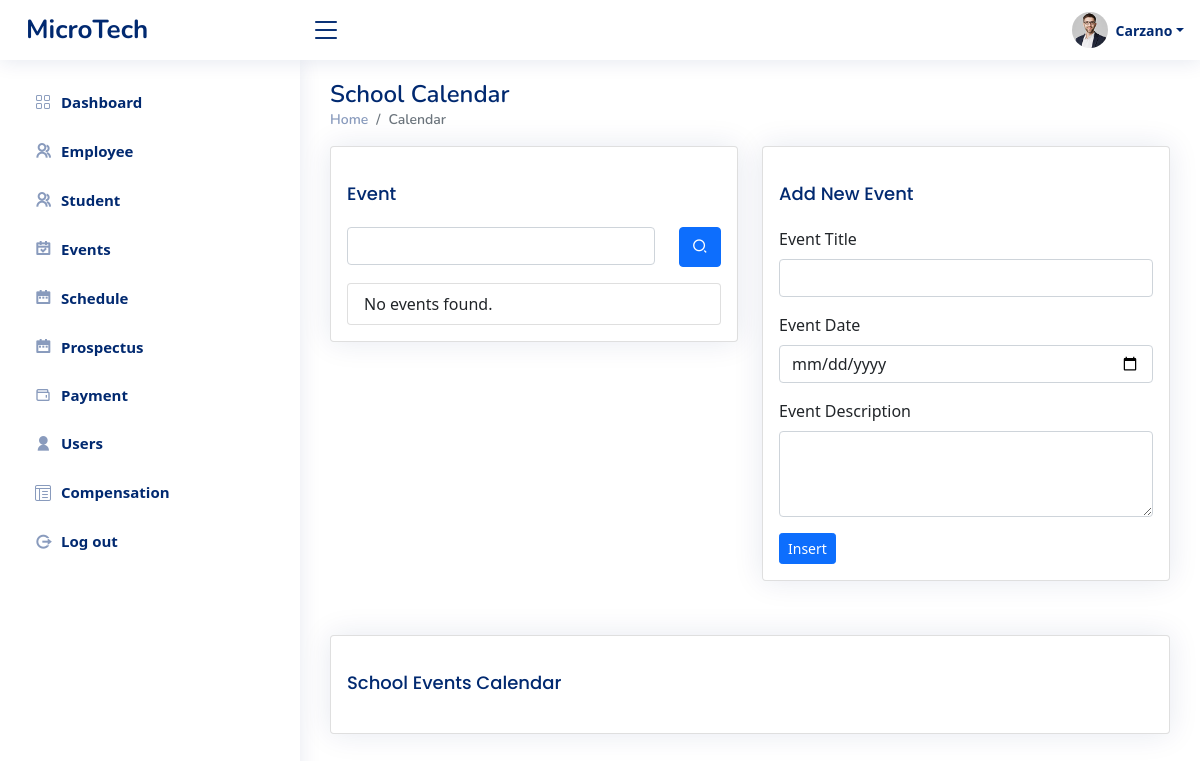
The page /admin/event.php (signed in) on the database as committed earlier.
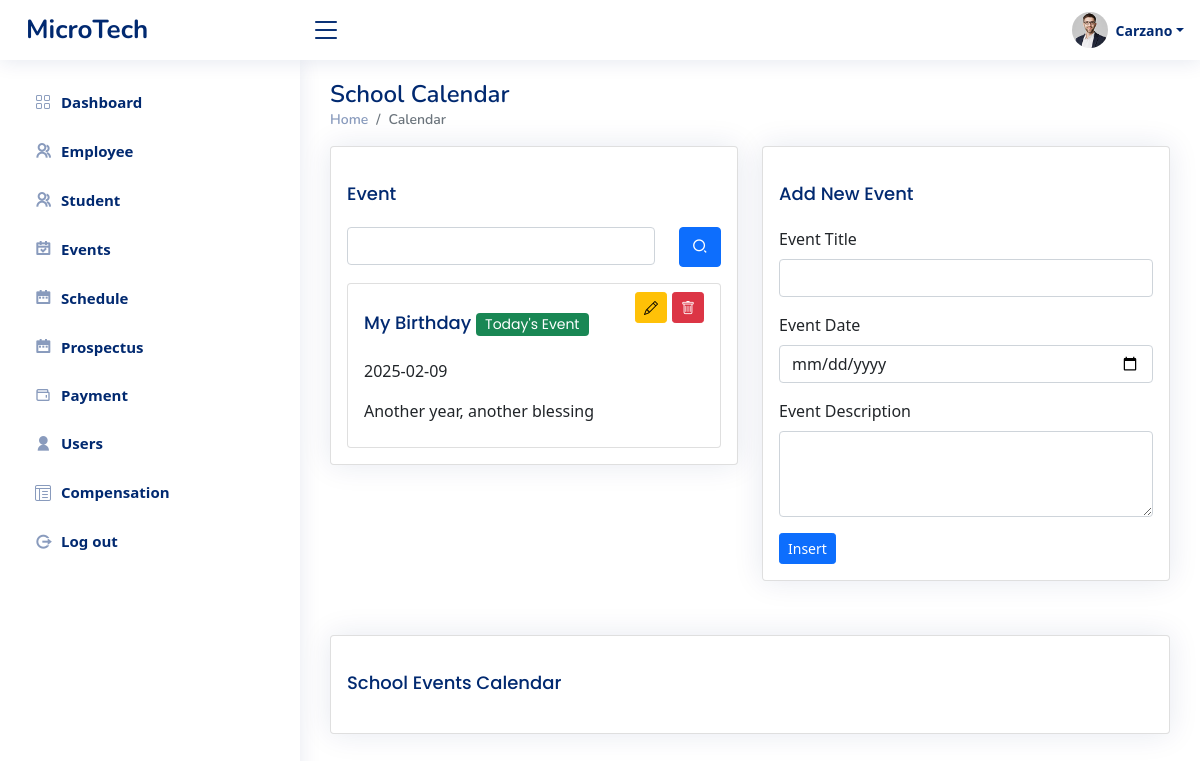
The same page on the database as committed later.
### tables this page shows
CREATE TABLE `tbl_events` (
  `id` int(11) NOT NULL,
  `title` varchar(50) NOT NULL,
  `date` date NOT NULL,
  `description` varchar(10000) NOT NULL
);

### admin/event.php (the view, shortened to what the changed rows need)
<?php include_once "../templates/header.php" ?>
<?php
$connection = new Connection();
$pdo = $connection->open();
$sql = "SELECT * FROM tbl_events ORDER BY date DESC";
$stmt = $pdo->query($sql);
$events = $stmt->fetchAll(PDO::FETCH_ASSOC);
$today = date('Y-m-d');
$todaysEvent = null;
$showTodayEvent = true;
foreach ($events as $event) {
    if ($event['date'] === $today) {
        $todaysEvent = $event;
        break;
    }
}
?>
<main id="main" class="main">
    <div class="pagetitle">
        <h1>School Calendar</h1>
    </div>
    <section class="section calendar">
        <div class="row">
            <div class="col-lg-6">
                <div class="card">
                    <div class="card-body">
                        <ul class="list-group">
                            <?php if ($showTodayEvent && $todaysEvent) : ?>
                                <li class="list-group-item d-flex justify-content-between align-items-start">
                                    <div style="flex-grow: 1;">
                                        <h6 class="card-title"><?php echo htmlspecialchars($todaysEvent['title']); ?> <span class="badge bg-success" style="color: white;">Today's Event</span></h6>
                                        <p><?php echo htmlspecialchars($todaysEvent['date']); ?></p>
                                        <p><?php echo htmlspecialchars($todaysEvent['description']); ?></p>
                                    </div>
                                    <div style="display: flex; align-items: flex-start;">
                                        <a href="../admin/edit-event.php?id=<?php echo $todaysEvent['id']; ?>" class="btn btn-sm btn-warning" style="margin-right: 5px;">
                                            <i class="bi bi-pencil"></i>
                                        </a>
                                        <a href="../admin/upload/delete_event.php?id=<?php echo $todaysEvent['id']; ?>" class="btn btn-sm btn-danger" onclick="return confirm('Are you sure you want to delete this event?');">
                                            <i class="bi bi-trash"></i>
                                        </a>
                                    </div>
                                </li>
                            <?php else : ?>
                                <li class="list-group-item">No events found.</li>
                            <?php endif; ?>
                        </ul>
                    </div>
                </div>
            </div>
        </div>
    </section>
</main>
<link href='https://cdn.jsdelivr.net/npm/fullcalendar@5.10.1/main.min.css' rel='stylesheet' />
<link href="https://cdnjs.cloudflare.com/ajax/libs/bootstrap-icons/1.8.3/font/bootstrap-icons.min.css" rel="stylesheet">
<link href="https://cdn.jsdelivr.net/npm/bootstrap@5.1.3/dist/css/bootstrap.min.css" rel="stylesheet">
<link href="https://cdn.jsdelivr.net/npm/bootstrap-datepicker/dist/css/bootstrap-datepicker.min.css" rel="stylesheet">
<?php include_once "../templates/footer.php" ?>

Rows that differ between the two databases and show on the page:
added tbl_events: title "My Birthday", date "2025-02-09", description "Another year, another blessing"
Other text that changed with them:
text no longer shown: "No events found."
text now shown: "Today's Event"
